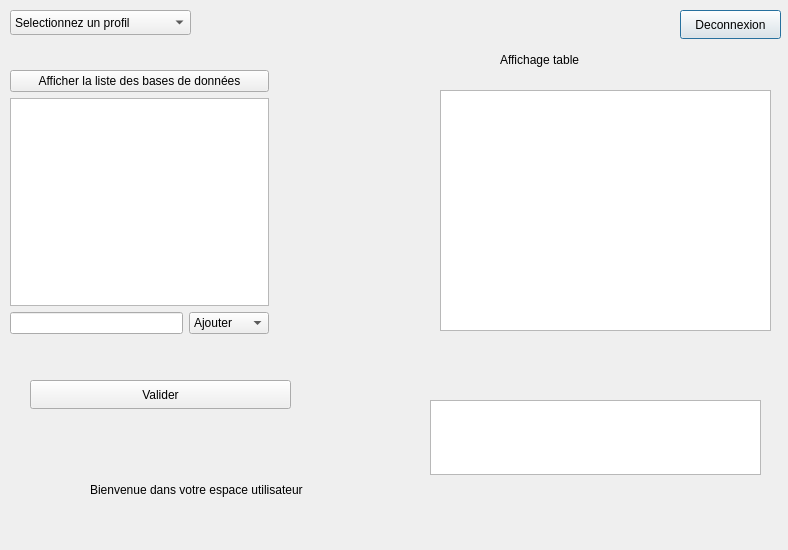
<?xml version="1.0" encoding="UTF-8"?>
<ui version="4.0">
 <class>UserInterface</class>
 <widget class="QDialog" name="UserInterface">
  <property name="geometry">
   <rect>
    <x>0</x>
    <y>0</y>
    <width>788</width>
    <height>550</height>
   </rect>
  </property>
  <property name="windowTitle">
   <string>Dialog</string>
  </property>
  <widget class="QLabel" name="label_espaceUser">
   <property name="geometry">
    <rect>
     <x>90</x>
     <y>480</y>
     <width>371</width>
     <height>20</height>
    </rect>
   </property>
   <property name="text">
    <string>Bienvenue dans votre espace utilisateur</string>
   </property>
  </widget>
  <widget class="QPushButton" name="pushButton_user_deconnexion">
   <property name="geometry">
    <rect>
     <x>680</x>
     <y>10</y>
     <width>101</width>
     <height>29</height>
    </rect>
   </property>
   <property name="text">
    <string>Deconnexion</string>
   </property>
  </widget>
  <widget class="QComboBox" name="comboBox">
   <property name="geometry">
    <rect>
     <x>10</x>
     <y>10</y>
     <width>181</width>
     <height>25</height>
    </rect>
   </property>
   <item>
    <property name="text">
     <string>Selectionnez un profil</string>
    </property>
   </item>
   <item>
    <property name="text">
     <string>Profil 1</string>
    </property>
   </item>
  </widget>
  <widget class="QPushButton" name="pushButton_validerAjoutSuppression">
   <property name="geometry">
    <rect>
     <x>30</x>
     <y>380</y>
     <width>261</width>
     <height>29</height>
    </rect>
   </property>
   <property name="text">
    <string>Valider</string>
   </property>
  </widget>
  <widget class="QTableView" name="tableView_tables">
   <property name="geometry">
    <rect>
     <x>440</x>
     <y>90</y>
     <width>331</width>
     <height>241</height>
    </rect>
   </property>
  </widget>
  <widget class="QLabel" name="label_3">
   <property name="geometry">
    <rect>
     <x>500</x>
     <y>50</y>
     <width>181</width>
     <height>20</height>
    </rect>
   </property>
   <property name="text">
    <string>Affichage table</string>
   </property>
  </widget>
  <widget class="QWidget" name="layoutWidget">
   <property name="geometry">
    <rect>
     <x>10</x>
     <y>120</y>
     <width>259</width>
     <height>241</height>
    </rect>
   </property>
   <layout class="QVBoxLayout" name="verticalLayout"/>
  </widget>
  <widget class="QWidget" name="layoutWidget">
   <property name="geometry">
    <rect>
     <x>10</x>
     <y>70</y>
     <width>259</width>
     <height>264</height>
    </rect>
   </property>
   <layout class="QVBoxLayout" name="verticalLayout_2">
    <item>
     <widget class="QPushButton" name="pushButton_2_affichageDB">
      <property name="text">
       <string>Afficher la liste des bases de données</string>
      </property>
     </widget>
    </item>
    <item>
     <widget class="QListView" name="listView_dataBases"/>
    </item>
    <item>
     <layout class="QHBoxLayout" name="horizontalLayout">
      <item>
       <widget class="QLineEdit" name="lineEdit_ajoutRecherche"/>
      </item>
      <item>
       <widget class="QComboBox" name="comboBox_AjoutRecherche">
        <item>
         <property name="text">
          <string>Ajouter</string>
         </property>
        </item>
        <item>
         <property name="text">
          <string>Suprimer</string>
         </property>
        </item>
       </widget>
      </item>
     </layout>
    </item>
   </layout>
  </widget>
  <widget class="QTextEdit" name="textEdit">
   <property name="geometry">
    <rect>
     <x>430</x>
     <y>400</y>
     <width>331</width>
     <height>75</height>
    </rect>
   </property>
  </widget>
 </widget>
 <resources/>
 <connections/>
</ui>
